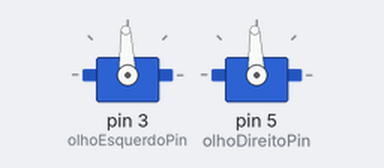
Bench run of a sketch on a simulated Arduino Uno, built with avr-gcc and run on an emulated ATmega328P. Parts: 2 × servo.

Above: at 0.05 s.
At 0.65 s:
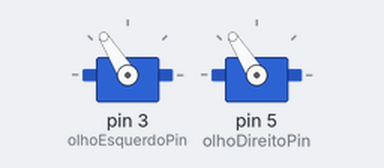
At 1.15 s:
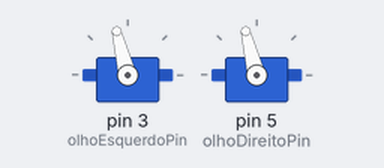
At 2.65 s:
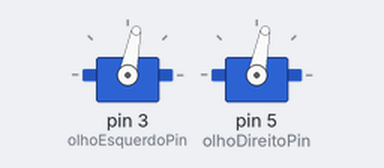
Timing chart, 0 to 6.6 s (numbered marks = the images above):
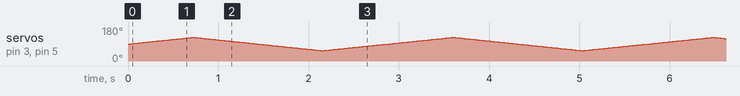

The sketch:

testeOlhos.ino
```cpp
/*
    Teste dos Olhos da Caveira

    Este código foi desenvolvido para testar o movimento suave dos olhos de uma caveira animatrônica.
    Conecte os servos dos olhos no pino 3 (esquerdo) e pino 5 (direito) do Arduino.

    Projeto: Caveira Animada com Arduino
    Data: 28 de julho de 2023
    Autor: Laboratório Maker
    Canal no YouTube: https://bit.ly/laboratoriomaker
    Blog: https://laboratoriomaker.blogspot.com
    Instagram: https://www.instagram.com/laboratoriomaker
*/

#include <Servo.h>

Servo olhoEsquerdo;   // Cria um objeto Servo para controlar o olho esquerdo
Servo olhoDireito;    // Cria um objeto Servo para controlar o olho direito

const int olhoEsquerdoPin = 3; // Pino digital com PWM para o servo do olho esquerdo
const int olhoDireitoPin = 5;  // Pino digital com PWM para o servo do olho direito

const int olharFora = 125;
const int olharDentro = 55;   // Modificado para iniciar em 90 graus
int olharFrente = 90;

int passo = 1;          // Passo para suavizar os movimentos (ajuste conforme necessário)
int delaySuave = 20;    // Tempo de espera entre os passos (ajuste conforme necessário)

void setup() {
  olhoEsquerdo.attach(olhoEsquerdoPin);   // Associa o servo do olho esquerdo ao pino escolhido
  olhoDireito.attach(olhoDireitoPin);     // Associa o servo do olho direito ao pino escolhido
  olhoEsquerdo.write(olharFrente);        // Inicialmente, posiciona os olhos para frente
  olhoDireito.write(olharFrente);
}

void loop() {
  // Olhar para fora suavemente
  for (int i = olharFrente; i <= olharFora; i += passo) {
    olhoEsquerdo.write(i);
    olhoDireito.write(i);
    delay(delaySuave);
  }

  // Olhar para dentro suavemente
  for (int i = olharFora; i >= olharDentro; i -= passo) {
    olhoEsquerdo.write(i);
    olhoDireito.write(i);
    delay(delaySuave);
  }

  // Retornar para a posição de frente suavemente
  for (int i = olharDentro; i <= olharFrente; i += passo) {
    olhoEsquerdo.write(i);
    olhoDireito.write(i);
    delay(delaySuave);
  }
}
```
